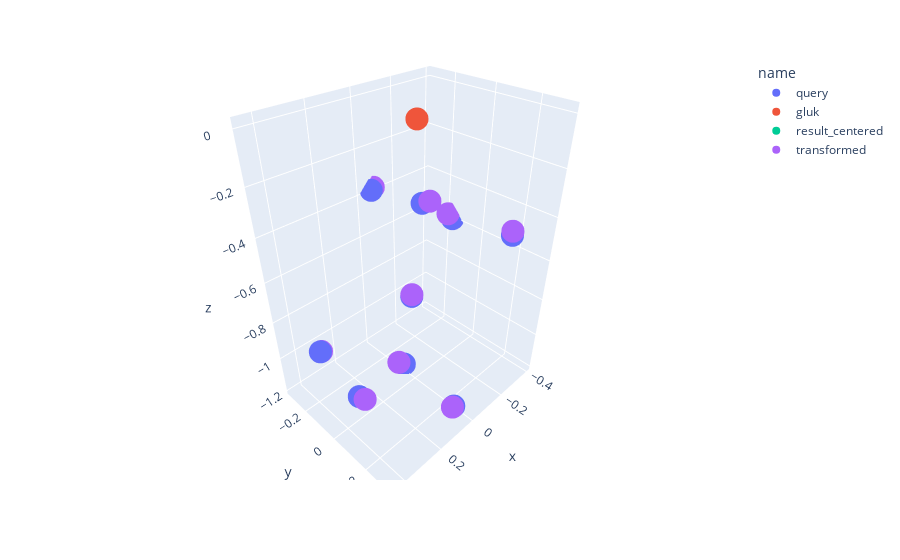

The notebook cell this image was saved under:
### Code cell
import plotly.express as px
import plotly.express as px
#df = points3d_result
fig = px.scatter_3d(points3d_df, x="x", y="y", z="z", color="name")
fig.show()

### Figure 1 — Plotly figure (JSON) as saved in the notebook; plotly's stock layout.template omitted (floating-point values rounded to 4 significant figures)
{"data": [{"hovertemplate": "name=query<br>x=%{x}<br>y=%{y}<br>z=%{z}<extra></extra>", "legendgroup": "query", "marker": {"color": "#636efa", "symbol": "circle"}, "mode": "markers", "name": "query", "scene": "scene", "showlegend": true, "type": "scatter3d", "x": [0.02549, -0.0003957, 0.3417, -0.396, -0.05398, 0.105, 0.447, -0.2907, 0.05138], "y": [0.001479, -0.07457, -0.2326, -0.1569, -0.3149, 0.3179, 0.1599, 0.2355, 0.07752], "z": [-0.7223, -1.184, -0.9766, -0.5933, -0.3861, -1.058, -0.8512, -0.468, -0.2608]}, {"hovertemplate": "name=gluk<br>x=%{x}<br>y=%{y}<br>z=%{z}<extra></extra>", "legendgroup": "gluk", "marker": {"color": "#EF553B", "symbol": "circle"}, "mode": "markers", "name": "gluk", "scene": "scene", "showlegend": true, "type": "scatter3d", "x": [0, 0, 0], "y": [0, 0, 0], "z": [0, 0, 0]}, {"hovertemplate": "name=result_centered<br>x=%{x}<br>y=%{y}<br>z=%{z}<extra></extra>", "legendgroup": "result_centered", "marker": {"color": "#00cc96", "symbol": "circle"}, "mode": "markers", "name": "result_centered", "scene": "scene", "showlegend": true, "type": "scatter3d", "x": [0.02542, 0.01443, 0.3343, -0.3889, -0.06895, 0.1195, 0.4397, -0.2837, 0.03641], "y": [0.002124, -0.09524, -0.2356, -0.1787, -0.3188, 0.3231, 0.1827, 0.2396, 0.09949], "z": [-0.7133, -1.176, -0.9815, -0.5735, -0.3787, -1.048, -0.853, -0.4451, -0.2502]}, {"hovertemplate": "name=transformed<br>x=%{x}<br>y=%{y}<br>z=%{z}<extra></extra>", "legendgroup": "transformed", "marker": {"color": "#ab63fa", "symbol": "circle"}, "mode": "markers", "name": "transformed", "scene": "scene", "showlegend": true, "type": "scatter3d", "x": [0.02542, 0.01443, 0.3343, -0.3889, -0.06895, 0.1195, 0.4397, -0.2837, 0.03641], "y": [0.002124, -0.09524, -0.2356, -0.1787, -0.3188, 0.3231, 0.1827, 0.2396, 0.09949], "z": [-0.7133, -1.176, -0.9815, -0.5735, -0.3787, -1.048, -0.853, -0.4451, -0.2502]}], "layout": {"legend": {"title": {"text": "name"}, "tracegroupgap": 0}, "margin": {"t": 60}, "scene": {"domain": {"x": [0, 1], "y": [0, 1]}, "xaxis": {"title": {"text": "x"}}, "yaxis": {"title": {"text": "y"}}, "zaxis": {"title": {"text": "z"}}}}}
